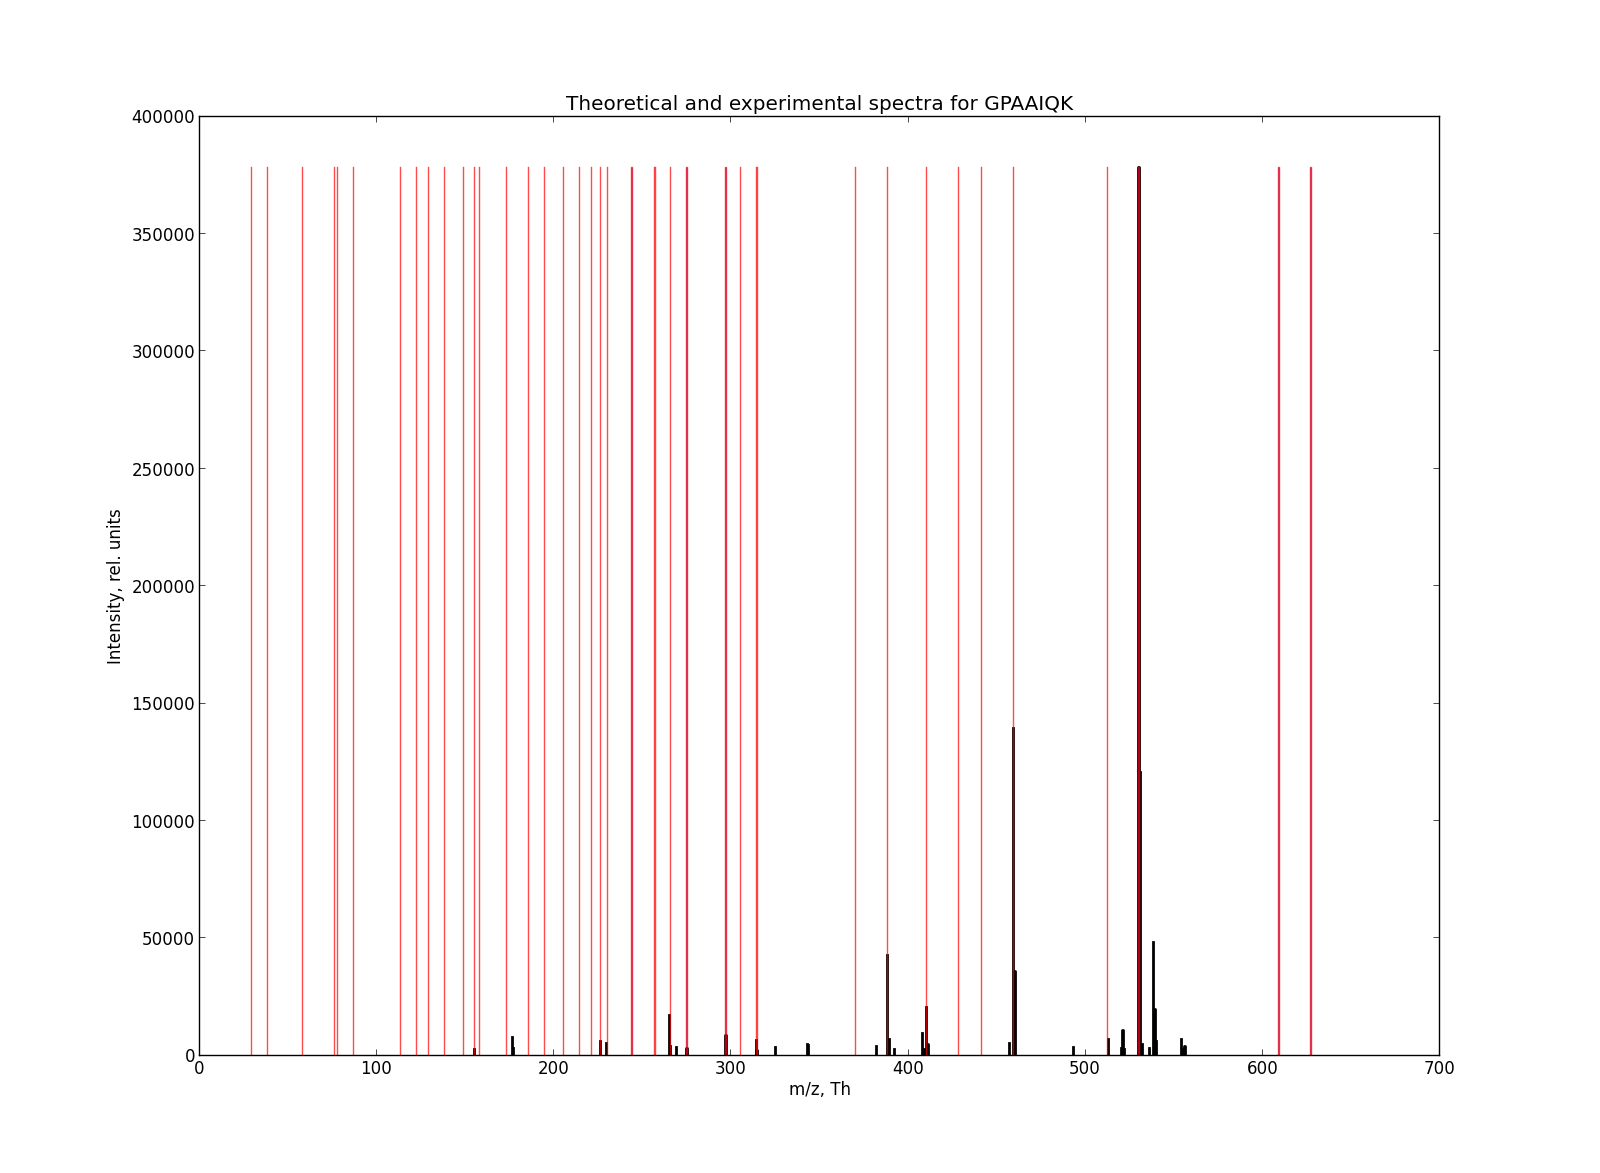

This chart was generated by the following Python code:
# This is written in Python 2 for simplicity
# Can be done forward-compatible easily, though
import matplotlib.pyplot as plt
from pyteomics import mgf, pepxml, mass
import os
from urllib import urlretrieve
import pylab

# get the files
for fname in ('mgf', 'pep.xml'):
    if not os.path.isfile('example.' + fname):
        urlretrieve('http://packages.python.org/pyteomics/_downloads/example.'
                + fname, 'example.' + fname)

def fragments(peptide, types=('b', 'y'), maxcharge=1):
    """
    The function generates all possible m/z for fragments of types 
    `types` and of charges from 1 to `maxharge`.
    """
    for i in xrange(1, len(peptide)-1):
        for ion_type in types:
            for charge in xrange(1, maxcharge+1):
                if ion_type[0] in 'abc':
                    yield mass.fast_mass(
                            peptide[:i], ion_type=ion_type, charge=charge)
                else:
                    yield mass.fast_mass(
                            peptide[i:], ion_type=ion_type, charge=charge)

with mgf.read('example.mgf') as spectra, pepxml.read('example.pep.xml') as psms:
    spectrum = next(spectra)
    psm = next(psms)
pylab.figure()
pylab.title('Theoretical and experimental spectra for '
        + psm['search_hit'][0]['peptide'])
pylab.xlabel('m/z, Th')
pylab.ylabel('Intensity, rel. units')
pylab.bar(spectrum['m/z array'], spectrum['intensity array'], width=0.1, linewidth=2,
        edgecolor='black')
theor_spectrum = list(fragments(psm['search_hit'][0]['peptide'],
    maxcharge=psm['assumed_charge']))
pylab.bar(theor_spectrum,
        [spectrum['intensity array'].max()]*len(theor_spectrum),
        width=0.1, edgecolor='red', alpha=0.7)
pylab.show()
